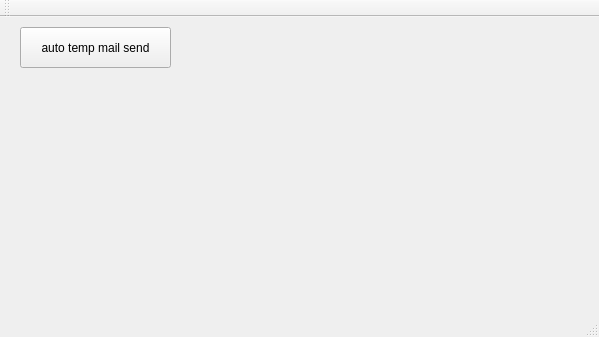
<?xml version="1.0" encoding="UTF-8"?>
<ui version="4.0">
 <class>MainWindow</class>
 <widget class="QMainWindow" name="MainWindow">
  <property name="geometry">
   <rect>
    <x>0</x>
    <y>0</y>
    <width>599</width>
    <height>337</height>
   </rect>
  </property>
  <property name="windowTitle">
   <string>MainWindow</string>
  </property>
  <widget class="QWidget" name="centralWidget">
   <widget class="QPushButton" name="pushButton">
    <property name="geometry">
     <rect>
      <x>20</x>
      <y>10</y>
      <width>151</width>
      <height>41</height>
     </rect>
    </property>
    <property name="text">
     <string>auto temp mail send</string>
    </property>
   </widget>
  </widget>
  <widget class="QMenuBar" name="menuBar">
   <property name="geometry">
    <rect>
     <x>0</x>
     <y>0</y>
     <width>599</width>
     <height>23</height>
    </rect>
   </property>
  </widget>
  <widget class="QToolBar" name="mainToolBar">
   <attribute name="toolBarArea">
    <enum>TopToolBarArea</enum>
   </attribute>
   <attribute name="toolBarBreak">
    <bool>false</bool>
   </attribute>
  </widget>
  <widget class="QStatusBar" name="statusBar"/>
 </widget>
 <layoutdefault spacing="6" margin="11"/>
 <resources/>
 <connections/>
</ui>
